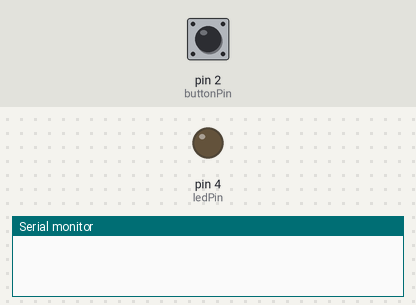
A sketch run on a simulated Arduino Uno, built with avr-gcc and run on an emulated ATmega328P. Shown: output pins drawn as LEDs (lit = HIGH), the last lines printed to the serial monitor. The inputs (shaded band) are chosen by the test bench; at power-on: pin 2 (buttonPin) LOW.

Above: at 1.2 s.
1.3 s: pin 2 (buttonPin) pulled HIGH for 3.2 s
At 3.2 s:
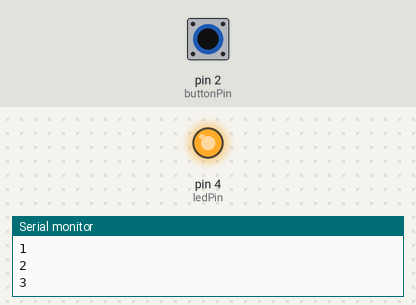
Timing chart, 0 to 4.7 s (numbered marks = the images above; inputs shaded):
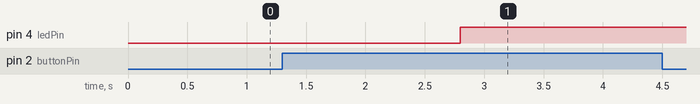

The sketch:

3_pushes_to_turn_on_LED.ino
```cpp
// The user has to push button 3 times in 1 sec intervals to turn on LED.

const int buttonPin = 2;     // the number of the pushbutton pin
const int ledPin =  4;      // the number of the LED pin

// variables will change:
int buttonState = 0;         // variable for reading the pushbutton status
int pushCount = 0;           // counts the number of pushes

void setup() {
  // initialize the LED pin as an output:
  pinMode(ledPin, OUTPUT);
  // initialize the pushbutton pin as an input:
  pinMode(buttonPin, INPUT);
  Serial.begin(9600); //Allows printing count values
}

void loop() {
  // put your main code here, to run repeatedly:
  // read the state of the pushbutton value:
  buttonState = digitalRead(buttonPin);

  if (millis() < 4000) { // time limit is 4 seconds for 3 pushes
    if (buttonState == HIGH) {
      pushCount++; // if the button is push adds 1 to the count
      delay (500); // waits for user to stop pressing the button
      Serial.println(pushCount); // prints the number of pushes
      if (pushCount == 3) {
        // if count is 3 then turn LED on:
        digitalWrite(ledPin, HIGH);
      }
    }
  }
}
```

Measured:
- after the input at 1.3 s, pin 4 (ledPin): LOW → HIGH after 1.5 s
